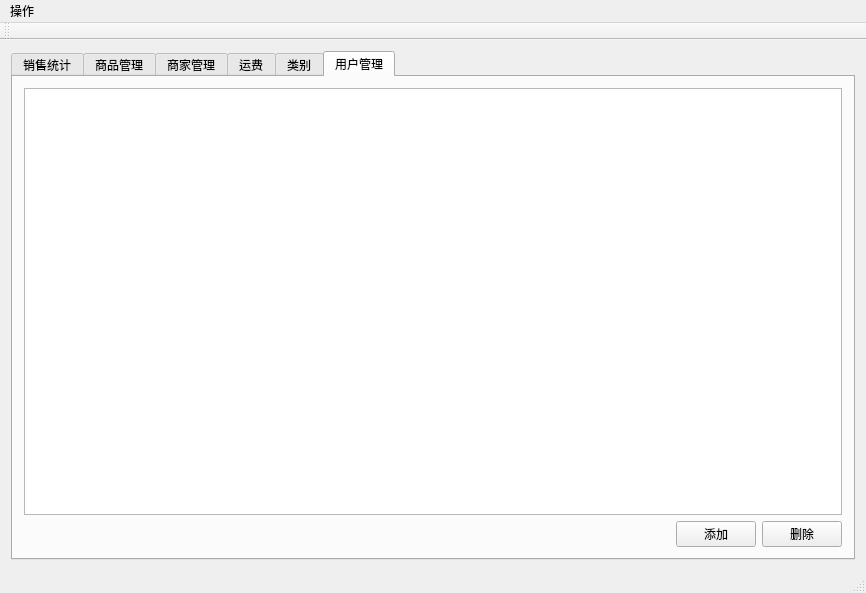
<?xml version="1.0" encoding="UTF-8"?>
<ui version="4.0">
 <class>MainWindow</class>
 <widget class="QMainWindow" name="MainWindow">
  <property name="geometry">
   <rect>
    <x>0</x>
    <y>0</y>
    <width>856</width>
    <height>593</height>
   </rect>
  </property>
  <property name="windowTitle">
   <string>销售货品管理</string>
  </property>
  <widget class="QWidget" name="centralWidget">
   <layout class="QVBoxLayout" name="verticalLayout_8">
    <item>
     <widget class="QTabWidget" name="tabMain">
      <property name="currentIndex">
       <number>5</number>
      </property>
      <widget class="QWidget" name="tab">
       <attribute name="title">
        <string>销售统计</string>
       </attribute>
       <layout class="QVBoxLayout" name="verticalLayout_6">
        <item>
         <layout class="QHBoxLayout" name="horizontalLayout_22">
          <item>
           <layout class="QVBoxLayout" name="verticalLayout_5">
            <item>
             <layout class="QHBoxLayout" name="horizontalLayout_21">
              <item>
               <widget class="QGroupBox" name="gpbSaleProduct">
                <property name="title">
                 <string>商品</string>
                </property>
                <property name="checkable">
                 <bool>true</bool>
                </property>
                <property name="checked">
                 <bool>false</bool>
                </property>
                <layout class="QHBoxLayout" name="horizontalLayout_20">
                 <item>
                  <widget class="QLineEdit" name="edtSaleProduct">
                   <property name="enabled">
                    <bool>false</bool>
                   </property>
                  </widget>
                 </item>
                 <item>
                  <widget class="QToolButton" name="btnSaleSelectProduct">
                   <property name="text">
                    <string>选择</string>
                   </property>
                  </widget>
                 </item>
                </layout>
               </widget>
              </item>
              <item>
               <widget class="QGroupBox" name="gpbSaleBusiness">
                <property name="title">
                 <string>商家</string>
                </property>
                <property name="checkable">
                 <bool>true</bool>
                </property>
                <property name="checked">
                 <bool>false</bool>
                </property>
                <layout class="QHBoxLayout" name="horizontalLayout_15">
                 <item>
                  <widget class="QLineEdit" name="edtSaleBusiness">
                   <property name="enabled">
                    <bool>false</bool>
                   </property>
                  </widget>
                 </item>
                 <item>
                  <widget class="QToolButton" name="btnSaleSelectBusiness">
                   <property name="text">
                    <string>选择</string>
                   </property>
                  </widget>
                 </item>
                </layout>
               </widget>
              </item>
             </layout>
            </item>
            <item>
             <layout class="QHBoxLayout" name="horizontalLayout_16">
              <item>
               <widget class="QGroupBox" name="gpbSaleDate">
                <property name="title">
                 <string>时间范围</string>
                </property>
                <property name="checkable">
                 <bool>true</bool>
                </property>
                <property name="checked">
                 <bool>false</bool>
                </property>
                <layout class="QHBoxLayout" name="horizontalLayout_12">
                 <item>
                  <widget class="QDateEdit" name="dteSaleBeginDate"/>
                 </item>
                 <item>
                  <widget class="QLabel" name="label_12">
                   <property name="text">
                    <string>---</string>
                   </property>
                   <property name="alignment">
                    <set>Qt::AlignCenter</set>
                   </property>
                  </widget>
                 </item>
                 <item>
                  <widget class="QDateEdit" name="dteSaleEndDate"/>
                 </item>
                </layout>
               </widget>
              </item>
              <item>
               <widget class="QGroupBox" name="gpbSalePrice">
                <property name="title">
                 <string>价格范围</string>
                </property>
                <property name="checkable">
                 <bool>true</bool>
                </property>
                <property name="checked">
                 <bool>false</bool>
                </property>
                <layout class="QHBoxLayout" name="horizontalLayout_13">
                 <item>
                  <widget class="QDoubleSpinBox" name="dsbSaleMinPrice">
                   <property name="suffix">
                    <string>元</string>
                   </property>
                   <property name="maximum">
                    <double>10000.000000000000000</double>
                   </property>
                  </widget>
                 </item>
                 <item>
                  <widget class="QLabel" name="label_17">
                   <property name="text">
                    <string>---</string>
                   </property>
                   <property name="alignment">
                    <set>Qt::AlignCenter</set>
                   </property>
                  </widget>
                 </item>
                 <item>
                  <widget class="QDoubleSpinBox" name="dsbSaleMaxPrice">
                   <property name="suffix">
                    <string>元</string>
                   </property>
                   <property name="maximum">
                    <double>10000.000000000000000</double>
                   </property>
                  </widget>
                 </item>
                </layout>
               </widget>
              </item>
              <item>
               <widget class="QGroupBox" name="gpbSaleCount">
                <property name="title">
                 <string>销售数量</string>
                </property>
                <property name="checkable">
                 <bool>true</bool>
                </property>
                <property name="checked">
                 <bool>false</bool>
                </property>
                <layout class="QHBoxLayout" name="horizontalLayout_14">
                 <item>
                  <widget class="QSpinBox" name="sbSaleCount">
                   <property name="maximum">
                    <number>10000</number>
                   </property>
                  </widget>
                 </item>
                </layout>
               </widget>
              </item>
             </layout>
            </item>
           </layout>
          </item>
          <item>
           <layout class="QVBoxLayout" name="verticalLayout_4">
            <item>
             <widget class="QPushButton" name="btnSaleQuery">
              <property name="text">
               <string>查询</string>
              </property>
             </widget>
            </item>
            <item>
             <widget class="QPushButton" name="btnSaleCalcAllPrice">
              <property name="text">
               <string>统计销售额</string>
              </property>
             </widget>
            </item>
           </layout>
          </item>
         </layout>
        </item>
        <item>
         <widget class="QTableView" name="tblSaleView">
          <property name="editTriggers">
           <set>QAbstractItemView::NoEditTriggers</set>
          </property>
          <property name="alternatingRowColors">
           <bool>true</bool>
          </property>
          <property name="selectionMode">
           <enum>QAbstractItemView::SingleSelection</enum>
          </property>
          <property name="selectionBehavior">
           <enum>QAbstractItemView::SelectRows</enum>
          </property>
          <attribute name="horizontalHeaderStretchLastSection">
           <bool>true</bool>
          </attribute>
         </widget>
        </item>
        <item>
         <layout class="QHBoxLayout" name="horizontalLayout_19">
          <item>
           <spacer name="horizontalSpacer_4">
            <property name="orientation">
             <enum>Qt::Horizontal</enum>
            </property>
            <property name="sizeHint" stdset="0">
             <size>
              <width>40</width>
              <height>20</height>
             </size>
            </property>
           </spacer>
          </item>
          <item>
           <widget class="QPushButton" name="btnSaleAdd">
            <property name="text">
             <string>添加</string>
            </property>
           </widget>
          </item>
          <item>
           <widget class="QPushButton" name="btnSaleDelete">
            <property name="text">
             <string>删除</string>
            </property>
           </widget>
          </item>
         </layout>
        </item>
       </layout>
      </widget>
      <widget class="QWidget" name="tab_2">
       <attribute name="title">
        <string>商品管理</string>
       </attribute>
       <layout class="QVBoxLayout" name="verticalLayout_3">
        <item>
         <layout class="QGridLayout" name="gridLayout">
          <item row="0" column="0">
           <layout class="QHBoxLayout" name="horizontalLayout_18" stretch="0,1,1">
            <item>
             <widget class="QLabel" name="label_9">
              <property name="text">
               <string>商品名：</string>
              </property>
             </widget>
            </item>
            <item>
             <widget class="QLineEdit" name="edtProductName"/>
            </item>
            <item>
             <widget class="QGroupBox" name="gpbProductBusiness">
              <property name="title">
               <string>商家</string>
              </property>
              <property name="checkable">
               <bool>true</bool>
              </property>
              <property name="checked">
               <bool>false</bool>
              </property>
              <layout class="QHBoxLayout" name="horizontalLayout_17">
               <item>
                <widget class="QLineEdit" name="edtProductBusiness">
                 <property name="enabled">
                  <bool>false</bool>
                 </property>
                </widget>
               </item>
               <item>
                <widget class="QToolButton" name="btnProductSelectBusiness">
                 <property name="text">
                  <string>选择</string>
                 </property>
                </widget>
               </item>
              </layout>
             </widget>
            </item>
           </layout>
          </item>
          <item row="1" column="0">
           <layout class="QHBoxLayout" name="horizontalLayout_23">
            <item>
             <widget class="QGroupBox" name="gpbProductCostPrice">
              <property name="title">
               <string>进货价范围</string>
              </property>
              <property name="checkable">
               <bool>true</bool>
              </property>
              <property name="checked">
               <bool>false</bool>
              </property>
              <layout class="QHBoxLayout" name="horizontalLayout_8">
               <item>
                <widget class="QDoubleSpinBox" name="dsbProductCostMinPrice">
                 <property name="suffix">
                  <string>元</string>
                 </property>
                 <property name="maximum">
                  <double>10000.000000000000000</double>
                 </property>
                </widget>
               </item>
               <item>
                <widget class="QLabel" name="label_14">
                 <property name="text">
                  <string>---</string>
                 </property>
                 <property name="alignment">
                  <set>Qt::AlignCenter</set>
                 </property>
                </widget>
               </item>
               <item>
                <widget class="QDoubleSpinBox" name="dsbProductCostMaxPrice">
                 <property name="suffix">
                  <string>元</string>
                 </property>
                 <property name="maximum">
                  <double>10000.000000000000000</double>
                 </property>
                 <property name="value">
                  <double>1000.000000000000000</double>
                 </property>
                </widget>
               </item>
              </layout>
             </widget>
            </item>
            <item>
             <widget class="QGroupBox" name="gpbProductSalePrice">
              <property name="title">
               <string>销售价范围</string>
              </property>
              <property name="checkable">
               <bool>true</bool>
              </property>
              <property name="checked">
               <bool>false</bool>
              </property>
              <layout class="QHBoxLayout" name="horizontalLayout_9">
               <item>
                <widget class="QDoubleSpinBox" name="dsbProductSaleMinPrice">
                 <property name="suffix">
                  <string>元</string>
                 </property>
                 <property name="maximum">
                  <double>10000.000000000000000</double>
                 </property>
                </widget>
               </item>
               <item>
                <widget class="QLabel" name="label_16">
                 <property name="text">
                  <string>---</string>
                 </property>
                 <property name="alignment">
                  <set>Qt::AlignCenter</set>
                 </property>
                </widget>
               </item>
               <item>
                <widget class="QDoubleSpinBox" name="dsbProductSaleMaxPrice">
                 <property name="suffix">
                  <string>元</string>
                 </property>
                 <property name="maximum">
                  <double>10000.000000000000000</double>
                 </property>
                 <property name="value">
                  <double>1000.000000000000000</double>
                 </property>
                </widget>
               </item>
              </layout>
             </widget>
            </item>
            <item>
             <widget class="QGroupBox" name="gpbProductStockCount">
              <property name="title">
               <string>库存数量</string>
              </property>
              <property name="checkable">
               <bool>true</bool>
              </property>
              <property name="checked">
               <bool>false</bool>
              </property>
              <layout class="QHBoxLayout" name="horizontalLayout_26">
               <item>
                <widget class="QSpinBox" name="sbProductStockMinCount"/>
               </item>
               <item>
                <widget class="QLabel" name="label_21">
                 <property name="text">
                  <string>---</string>
                 </property>
                </widget>
               </item>
               <item>
                <widget class="QSpinBox" name="sbProductStockMaxCount">
                 <property name="maximum">
                  <number>10000</number>
                 </property>
                 <property name="value">
                  <number>1000</number>
                 </property>
                </widget>
               </item>
              </layout>
             </widget>
            </item>
            <item>
             <widget class="QGroupBox" name="gpbProductCategory">
              <property name="title">
               <string>类别</string>
              </property>
              <property name="checkable">
               <bool>true</bool>
              </property>
              <property name="checked">
               <bool>false</bool>
              </property>
              <layout class="QHBoxLayout" name="horizontalLayout_10">
               <item>
                <widget class="QComboBox" name="cmbProductCategory"/>
               </item>
              </layout>
             </widget>
            </item>
           </layout>
          </item>
          <item row="1" column="1">
           <widget class="QPushButton" name="btnProductQuery">
            <property name="text">
             <string>查询</string>
            </property>
           </widget>
          </item>
          <item row="0" column="1">
           <widget class="QPushButton" name="btnProductCalcCost">
            <property name="text">
             <string>统计利润</string>
            </property>
           </widget>
          </item>
         </layout>
        </item>
        <item>
         <widget class="QTableView" name="tblProductView">
          <property name="editTriggers">
           <set>QAbstractItemView::NoEditTriggers</set>
          </property>
          <property name="alternatingRowColors">
           <bool>true</bool>
          </property>
          <property name="selectionMode">
           <enum>QAbstractItemView::SingleSelection</enum>
          </property>
          <property name="selectionBehavior">
           <enum>QAbstractItemView::SelectRows</enum>
          </property>
          <attribute name="horizontalHeaderShowSortIndicator" stdset="0">
           <bool>false</bool>
          </attribute>
          <attribute name="horizontalHeaderStretchLastSection">
           <bool>true</bool>
          </attribute>
          <attribute name="verticalHeaderShowSortIndicator" stdset="0">
           <bool>false</bool>
          </attribute>
         </widget>
        </item>
        <item>
         <layout class="QHBoxLayout" name="horizontalLayout_11">
          <item>
           <spacer name="horizontalSpacer_3">
            <property name="orientation">
             <enum>Qt::Horizontal</enum>
            </property>
            <property name="sizeHint" stdset="0">
             <size>
              <width>40</width>
              <height>20</height>
             </size>
            </property>
           </spacer>
          </item>
          <item>
           <widget class="QPushButton" name="btnProductAdd">
            <property name="text">
             <string>添加</string>
            </property>
           </widget>
          </item>
          <item>
           <widget class="QPushButton" name="btnProductDelete">
            <property name="text">
             <string>删除</string>
            </property>
           </widget>
          </item>
         </layout>
        </item>
       </layout>
      </widget>
      <widget class="QWidget" name="tab_3">
       <attribute name="title">
        <string>商家管理</string>
       </attribute>
       <layout class="QVBoxLayout" name="verticalLayout">
        <item>
         <layout class="QHBoxLayout" name="horizontalLayout_2">
          <item>
           <widget class="QLabel" name="label">
            <property name="text">
             <string>名称：</string>
            </property>
           </widget>
          </item>
          <item>
           <widget class="QLineEdit" name="edtBusinessName"/>
          </item>
          <item>
           <widget class="QLabel" name="label_2">
            <property name="text">
             <string>电话：</string>
            </property>
           </widget>
          </item>
          <item>
           <widget class="QLineEdit" name="edtBusinessPhone"/>
          </item>
          <item>
           <widget class="QLabel" name="label_3">
            <property name="text">
             <string>地址：</string>
            </property>
           </widget>
          </item>
          <item>
           <widget class="QLineEdit" name="edtBussinessAddress"/>
          </item>
          <item>
           <widget class="QPushButton" name="btnBusinessQuery">
            <property name="text">
             <string>查询</string>
            </property>
           </widget>
          </item>
         </layout>
        </item>
        <item>
         <widget class="QTableView" name="tblBusinessView">
          <property name="editTriggers">
           <set>QAbstractItemView::NoEditTriggers</set>
          </property>
          <property name="alternatingRowColors">
           <bool>true</bool>
          </property>
          <property name="selectionMode">
           <enum>QAbstractItemView::SingleSelection</enum>
          </property>
          <property name="selectionBehavior">
           <enum>QAbstractItemView::SelectRows</enum>
          </property>
          <attribute name="horizontalHeaderStretchLastSection">
           <bool>true</bool>
          </attribute>
         </widget>
        </item>
        <item>
         <layout class="QHBoxLayout" name="horizontalLayout_3">
          <item>
           <spacer name="horizontalSpacer">
            <property name="orientation">
             <enum>Qt::Horizontal</enum>
            </property>
            <property name="sizeHint" stdset="0">
             <size>
              <width>40</width>
              <height>20</height>
             </size>
            </property>
           </spacer>
          </item>
          <item>
           <widget class="QPushButton" name="btnBusinessAdd">
            <property name="text">
             <string>添加</string>
            </property>
           </widget>
          </item>
          <item>
           <widget class="QPushButton" name="btnBusinessDelete">
            <property name="text">
             <string>删除</string>
            </property>
           </widget>
          </item>
         </layout>
        </item>
       </layout>
      </widget>
      <widget class="QWidget" name="tab_4">
       <attribute name="title">
        <string>运费</string>
       </attribute>
       <layout class="QVBoxLayout" name="verticalLayout_2">
        <item>
         <layout class="QHBoxLayout" name="horizontalLayout_7" stretch="1,1,0,0">
          <item>
           <widget class="QGroupBox" name="gpbCarriageDate">
            <property name="title">
             <string>时间范围</string>
            </property>
            <property name="checkable">
             <bool>true</bool>
            </property>
            <property name="checked">
             <bool>false</bool>
            </property>
            <layout class="QHBoxLayout" name="horizontalLayout_5">
             <item>
              <widget class="QDateEdit" name="dteCarriageBeginDate"/>
             </item>
             <item>
              <widget class="QLabel" name="label_5">
               <property name="text">
                <string>---</string>
               </property>
               <property name="alignment">
                <set>Qt::AlignCenter</set>
               </property>
              </widget>
             </item>
             <item>
              <widget class="QDateEdit" name="dteCarriageEndDate"/>
             </item>
            </layout>
            <zorder>dteCarriageEndDate</zorder>
            <zorder>label_5</zorder>
            <zorder>dteCarriageBeginDate</zorder>
           </widget>
          </item>
          <item>
           <widget class="QGroupBox" name="gpbCarriagePrice">
            <property name="title">
             <string>总费用范围(进货费用+运费)</string>
            </property>
            <property name="checkable">
             <bool>true</bool>
            </property>
            <property name="checked">
             <bool>false</bool>
            </property>
            <layout class="QHBoxLayout" name="horizontalLayout_6">
             <item>
              <widget class="QDoubleSpinBox" name="dsbCarriageMinPrice">
               <property name="maximum">
                <double>10000.000000000000000</double>
               </property>
              </widget>
             </item>
             <item>
              <widget class="QLabel" name="label_8">
               <property name="text">
                <string>---</string>
               </property>
               <property name="alignment">
                <set>Qt::AlignCenter</set>
               </property>
              </widget>
             </item>
             <item>
              <widget class="QDoubleSpinBox" name="dsbCarriageMaxPrice">
               <property name="maximum">
                <double>100000.000000000000000</double>
               </property>
               <property name="value">
                <double>1000.000000000000000</double>
               </property>
              </widget>
             </item>
            </layout>
           </widget>
          </item>
          <item>
           <widget class="QPushButton" name="btnCarriageQuery">
            <property name="text">
             <string>查询</string>
            </property>
           </widget>
          </item>
          <item>
           <widget class="QPushButton" name="btnCarriageCalcSales">
            <property name="text">
             <string>统计运费</string>
            </property>
           </widget>
          </item>
         </layout>
        </item>
        <item>
         <widget class="QTableView" name="tblCarriageView">
          <property name="editTriggers">
           <set>QAbstractItemView::NoEditTriggers</set>
          </property>
          <property name="alternatingRowColors">
           <bool>true</bool>
          </property>
          <property name="selectionMode">
           <enum>QAbstractItemView::SingleSelection</enum>
          </property>
          <property name="selectionBehavior">
           <enum>QAbstractItemView::SelectRows</enum>
          </property>
          <attribute name="horizontalHeaderStretchLastSection">
           <bool>true</bool>
          </attribute>
          <attribute name="verticalHeaderStretchLastSection">
           <bool>false</bool>
          </attribute>
         </widget>
        </item>
        <item>
         <layout class="QHBoxLayout" name="horizontalLayout_4">
          <item>
           <spacer name="horizontalSpacer_2">
            <property name="orientation">
             <enum>Qt::Horizontal</enum>
            </property>
            <property name="sizeHint" stdset="0">
             <size>
              <width>40</width>
              <height>20</height>
             </size>
            </property>
           </spacer>
          </item>
          <item>
           <widget class="QPushButton" name="btnCarriageAdd">
            <property name="text">
             <string>添加</string>
            </property>
           </widget>
          </item>
          <item>
           <widget class="QPushButton" name="btnCarriageDelete">
            <property name="text">
             <string>删除</string>
            </property>
           </widget>
          </item>
         </layout>
        </item>
       </layout>
      </widget>
      <widget class="QWidget" name="tab_5">
       <attribute name="title">
        <string>类别</string>
       </attribute>
       <layout class="QVBoxLayout" name="verticalLayout_7">
        <item>
         <widget class="QListWidget" name="lwCategory"/>
        </item>
        <item>
         <layout class="QHBoxLayout" name="horizontalLayout_24">
          <item>
           <spacer name="horizontalSpacer_5">
            <property name="orientation">
             <enum>Qt::Horizontal</enum>
            </property>
            <property name="sizeHint" stdset="0">
             <size>
              <width>40</width>
              <height>20</height>
             </size>
            </property>
           </spacer>
          </item>
          <item>
           <widget class="QPushButton" name="btnCategoryAdd">
            <property name="text">
             <string>添加</string>
            </property>
           </widget>
          </item>
          <item>
           <widget class="QPushButton" name="btnCategoryDelete">
            <property name="text">
             <string>删除</string>
            </property>
           </widget>
          </item>
         </layout>
        </item>
       </layout>
      </widget>
      <widget class="QWidget" name="tabUser">
       <attribute name="title">
        <string>用户管理</string>
       </attribute>
       <layout class="QVBoxLayout" name="verticalLayout_9">
        <item>
         <widget class="QListWidget" name="lwUser"/>
        </item>
        <item>
         <layout class="QHBoxLayout" name="horizontalLayout_25">
          <item>
           <spacer name="horizontalSpacer_6">
            <property name="orientation">
             <enum>Qt::Horizontal</enum>
            </property>
            <property name="sizeHint" stdset="0">
             <size>
              <width>23</width>
              <height>17</height>
             </size>
            </property>
           </spacer>
          </item>
          <item>
           <widget class="QPushButton" name="btnUserAdd">
            <property name="text">
             <string>添加</string>
            </property>
           </widget>
          </item>
          <item>
           <widget class="QPushButton" name="btnUserDelete">
            <property name="text">
             <string>删除</string>
            </property>
           </widget>
          </item>
         </layout>
        </item>
       </layout>
      </widget>
     </widget>
    </item>
   </layout>
  </widget>
  <widget class="QMenuBar" name="menuBar">
   <property name="geometry">
    <rect>
     <x>0</x>
     <y>0</y>
     <width>856</width>
     <height>23</height>
    </rect>
   </property>
   <widget class="QMenu" name="menu">
    <property name="title">
     <string>操作</string>
    </property>
    <addaction name="actionBackupDatabase"/>
   </widget>
   <addaction name="menu"/>
  </widget>
  <widget class="QToolBar" name="mainToolBar">
   <attribute name="toolBarArea">
    <enum>TopToolBarArea</enum>
   </attribute>
   <attribute name="toolBarBreak">
    <bool>false</bool>
   </attribute>
  </widget>
  <widget class="QStatusBar" name="statusBar"/>
  <action name="actionBackupDatabase">
   <property name="text">
    <string>备份数据库</string>
   </property>
  </action>
 </widget>
 <layoutdefault spacing="6" margin="11"/>
 <resources/>
 <connections/>
</ui>
